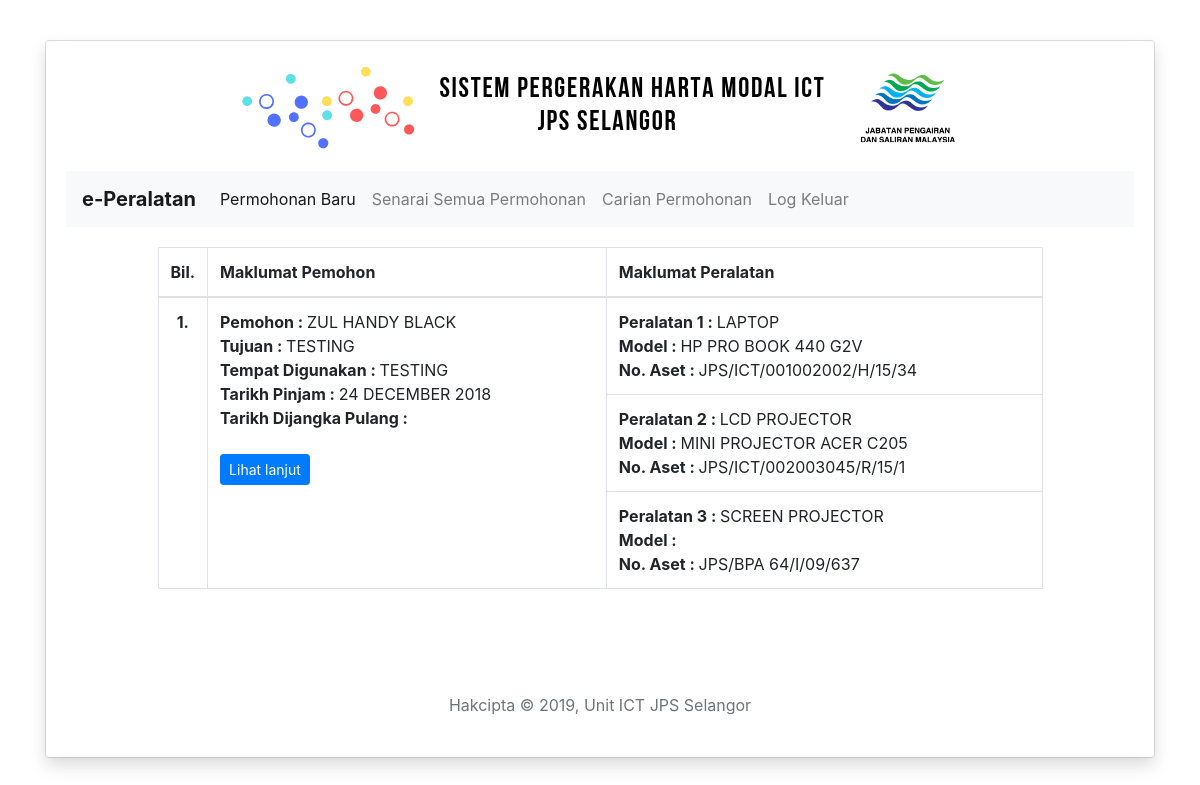
Page /administrator.php?page=1 (signed in) on the committed database.
### tables this page shows
CREATE TABLE `permohonan` (
  `id_permohonan` int(3) NOT NULL,
  `nama_pemohon` varchar(255) NOT NULL,
  `jawatan` varchar(255) NOT NULL,
  `bahagian` varchar(255) NOT NULL,
  `tujuan` varchar(255) NOT NULL,
  `tempat_digunakan` varchar(255) NOT NULL,
  `tarikh_pinjam` varchar(255) NOT NULL,
  `tarikh_pulang` varchar(255) NOT NULL,
  `peralatan1` varchar(255) NOT NULL,
  `peralatan2` varchar(255) NOT NULL,
  `peralatan3` varchar(255) NOT NULL,
  `status` int(1) NOT NULL,
  `tarikh_terima` varchar(255) NOT NULL
);

CREATE TABLE `peralatan` (
  `id_no` int(2) NOT NULL,
  `id_peralatan` int(2) NOT NULL,
  `peralatan` varchar(255) NOT NULL,
  `model` varchar(255) NOT NULL,
  `no_aset` varchar(255) NOT NULL
);

### administrator.php (the view, shortened to what this page needs)
<!doctype html>
<html lang="en">
	<?php include "header.php";?>
	<?php
		$tbl_name="permohonan";
		$limit = 5;
		$page = (isset($_GET['page'])) ? (int)$_GET['page'] : 0;
		if($page) {
			$start = ($page - 1) * $limit;
			$end = ($page) * $limit;}
		else
			$start = 0;
		$sql = "SELECT * FROM $tbl_name WHERE status = '0' ORDER BY id_permohonan DESC LIMIT $start, $limit ";
		$result = mysql_query($sql);
	?>
  <body>
	<div class="container">
		<div class="col-lg-12">
			<div class="card">
			  <div class="card-body shadow">
				<center><img src="img/6.png" class="img-fluid header" alt="Responsive image"></center>
				<?php include "navbar2.php"; ?>
				<div class="row justify-content-md-center">
					<div class="col col-lg-10">
						<?php
							$i = 1;
							$j = (($page-1) * $limit) + $i;
							$num_results = mysql_num_rows($result);
							if($num_results > 0)
							{
								echo '<table class="table table-bordered">';
								echo '<thead>';
								echo '<tr>';
								echo '<th scope="col">Bil.</th>';
								echo '<th scope="col">Maklumat Pemohon</th>';
								echo '<th scope="col">Maklumat Peralatan</th>';
								echo '</tr>';
								echo '</thead>';
								while($row = mysql_fetch_array($result))
								{
									$result_peralatan1 = mysql_query("SELECT * FROM peralatan WHERE no_aset = '".$row['peralatan1']."'") or die(mysql_error());
									$row1 = mysql_fetch_array( $result_peralatan1 );
									$result_peralatan2 = mysql_query("SELECT * FROM peralatan WHERE no_aset = '".$row['peralatan2']."'") or die(mysql_error());
									$row2 = mysql_fetch_array( $result_peralatan2 );
									$result_peralatan3 = mysql_query("SELECT * FROM peralatan WHERE no_aset = '".$row['peralatan3']."'") or die(mysql_error());
									$row3 = mysql_fetch_array( $result_peralatan3 );
									echo "<tbody>";
									echo "<tr>";
									echo "<th style='text-align:center' rowspan='4' scope='row' width='2%'>".$j."."."</th>";
									echo '<td rowspan="4">
										<span style="font-weight:bold;">Pemohon : </span>'.strtoupper($row['nama_pemohon']).' <br>
										<span style="font-weight:bold;">Tujuan : </span>'.strtoupper($row['tujuan']).' <br>
										<span style="font-weight:bold;">Tempat Digunakan : </span>'.strtoupper($row['tempat_digunakan']).' <br>
										<span style="font-weight:bold;">Tarikh Pinjam : </span>'.strtoupper($row['tarikh_pinjam']).' <br>
										<span style="font-weight:bold;">Tarikh Dijangka Pulang : </span>'.strtoupper($row['tarikh_dijangkapulang']).'
										<br><br>
						<a href="perincian.php?permohonanID=' .$row['id_permohonan']. '" class="btn btn-primary btn-sm" role="button">Lihat lanjut</a>
										</td>';
									echo '<tr><td>
											<span style="font-weight:bold;">Peralatan 1 : </span>'.strtoupper($row1['peralatan']).' <br>
											<span style="font-weight:bold;">Model : </span>'.strtoupper($row1['model']).' <br>
											<span style="font-weight:bold;">No. Aset : </span>'.strtoupper($row1['no_aset']).'
										</td></tr>
										<tr><td>
											<span style="font-weight:bold;">Peralatan 2 : </span>'.strtoupper($row2['peralatan']).' <br>
											<span style="font-weight:bold;">Model : </span>'.strtoupper($row2['model']).' <br>
											<span style="font-weight:bold;">No. Aset : </span>'.strtoupper($row2['no_aset']).'
										</td></tr>
										<tr><td>
											<span style="font-weight:bold;">Peralatan 3 : </span>'.strtoupper($row3['peralatan']).' <br>
											<span style="font-weight:bold;">Model : </span>'.strtoupper($row3['model']).' <br>
											<span style="font-weight:bold;">No. Aset : </span>'.strtoupper($row3['no_aset']).'
										</td></tr>';
									echo "</tr>";
									echo "</tbody>";
									$j++;
								}
								echo "</table>";
							}
							else
							{
								echo "<center>Tiada permohonan baru setakat ini!</center>";
							}
						?>
						<br>
						<br>
					</div>
				</div>
				<?php include "footer.php";?>
			  </div>
			</div>
		</div>
	</div>
  </body>
</html>

### css/style.css (style rules this page uses)
.container { padding: 40px 0 40px 0; }
.header { margin-bottom: 20px; }

### rows in the picture
permohonan: nama_pemohon "ZUL HANDY BLACK", tujuan "TESTING", tempat_digunakan "TESTING", tarikh_pinjam "24 DECEMBER 2018", peralatan.peralatan "LAPTOP", peralatan.model "HP PRO BOOK 440 G2V", peralatan.no_aset "JPS/ICT/001002002/H/15/34", peralatan.peralatan "LCD PROJECTOR", peralatan.model "MINI PROJECTOR ACER C205", peralatan.no_aset "JPS/ICT/002003045/R/15/1", peralatan.peralatan "SCREEN PROJECTOR", peralatan.no_aset "JPS/BPA 64/I/09/637"
